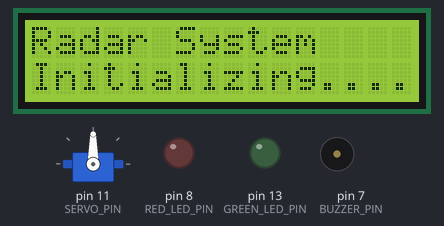
Bench run of a sketch on a simulated Arduino Uno, built with avr-gcc and run on an emulated ATmega328P. Shown: servo, 16×2 character LCD, output pins drawn as LEDs (lit = HIGH), buzzer (waves = sounding, pin HIGH).

Above: at 0.1 s.
At 2.1 s:
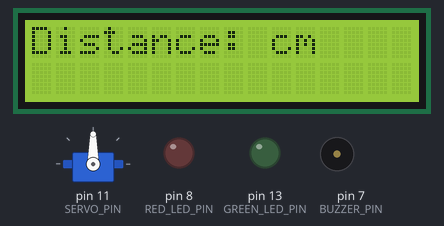

The sketch:

radar_system.ino
```cpp
#include <Servo.h>
#include <LiquidCrystal.h>
#define TRIGGER_PIN 9
#define ECHO_PIN 10
#define SERVO_PIN 11
#define BUZZER_PIN 7
#define RED_LED_PIN 8
#define GREEN_LED_PIN 13
#define SERVO_DELAY 30
#define SCAN_DELAY 100

Servo servoMotor;
LiquidCrystal lcd(12, 6, 5, 4, 3, 2);

void setup() {
pinMode(TRIGGER_PIN, OUTPUT);
pinMode(ECHO_PIN, INPUT);
pinMode(BUZZER_PIN, OUTPUT);
pinMode(RED_LED_PIN, OUTPUT);
pinMode(GREEN_LED_PIN, OUTPUT);
servoMotor.attach(SERVO_PIN);
lcd.begin(16, 2);
lcd.print("Radar System");
lcd.setCursor(0, 1);
lcd.print("Initializing....");
delay(2000);
lcd.clear();
lcd.print("Distance: cm");
}
```
